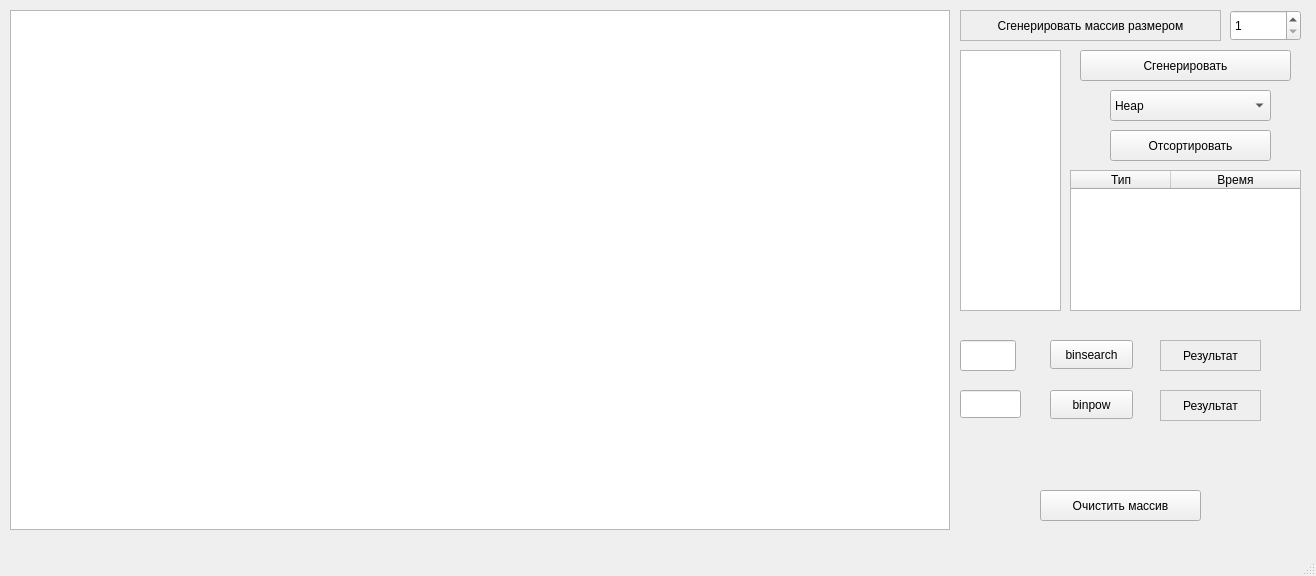
<?xml version="1.0" encoding="UTF-8"?>
<ui version="4.0">
 <class>MainWindow</class>
 <widget class="QMainWindow" name="MainWindow">
  <property name="geometry">
   <rect>
    <x>0</x>
    <y>0</y>
    <width>1316</width>
    <height>576</height>
   </rect>
  </property>
  <property name="windowTitle">
   <string>MainWindow</string>
  </property>
  <widget class="QWidget" name="centralwidget">
   <widget class="QGraphicsView" name="graphicsView">
    <property name="geometry">
     <rect>
      <x>10</x>
      <y>10</y>
      <width>940</width>
      <height>520</height>
     </rect>
    </property>
   </widget>
   <widget class="QLabel" name="label_2">
    <property name="enabled">
     <bool>true</bool>
    </property>
    <property name="geometry">
     <rect>
      <x>960</x>
      <y>10</y>
      <width>261</width>
      <height>31</height>
     </rect>
    </property>
    <property name="frameShape">
     <enum>QFrame::StyledPanel</enum>
    </property>
    <property name="text">
     <string>Сгенерировать массив размером</string>
    </property>
    <property name="alignment">
     <set>Qt::AlignCenter</set>
    </property>
   </widget>
   <widget class="QSpinBox" name="spinBoxCount">
    <property name="geometry">
     <rect>
      <x>1230</x>
      <y>10</y>
      <width>71</width>
      <height>31</height>
     </rect>
    </property>
    <property name="minimum">
     <number>1</number>
    </property>
    <property name="maximum">
     <number>100</number>
    </property>
   </widget>
   <widget class="QPushButton" name="pushButtonRand">
    <property name="geometry">
     <rect>
      <x>1080</x>
      <y>50</y>
      <width>211</width>
      <height>31</height>
     </rect>
    </property>
    <property name="text">
     <string>Сгенерировать</string>
    </property>
   </widget>
   <widget class="QLineEdit" name="InputNum">
    <property name="geometry">
     <rect>
      <x>960</x>
      <y>340</y>
      <width>56</width>
      <height>31</height>
     </rect>
    </property>
   </widget>
   <widget class="QPushButton" name="ClearButton">
    <property name="geometry">
     <rect>
      <x>1040</x>
      <y>490</y>
      <width>161</width>
      <height>31</height>
     </rect>
    </property>
    <property name="text">
     <string>Очистить массив</string>
    </property>
   </widget>
   <widget class="QTableWidget" name="tableWidget">
    <property name="geometry">
     <rect>
      <x>1070</x>
      <y>170</y>
      <width>231</width>
      <height>141</height>
     </rect>
    </property>
    <attribute name="horizontalHeaderStretchLastSection">
     <bool>true</bool>
    </attribute>
    <column>
     <property name="text">
      <string>Тип</string>
     </property>
    </column>
    <column>
     <property name="text">
      <string>Время</string>
     </property>
    </column>
   </widget>
   <widget class="QComboBox" name="comboBox">
    <property name="geometry">
     <rect>
      <x>1110</x>
      <y>90</y>
      <width>161</width>
      <height>31</height>
     </rect>
    </property>
    <item>
     <property name="text">
      <string>Heap</string>
     </property>
    </item>
    <item>
     <property name="text">
      <string>Quick</string>
     </property>
    </item>
    <item>
     <property name="text">
      <string>Merge</string>
     </property>
    </item>
    <item>
     <property name="text">
      <string>Interpolation</string>
     </property>
    </item>
   </widget>
   <widget class="QPushButton" name="SortButton">
    <property name="geometry">
     <rect>
      <x>1110</x>
      <y>130</y>
      <width>161</width>
      <height>31</height>
     </rect>
    </property>
    <property name="text">
     <string>Отсортировать</string>
    </property>
   </widget>
   <widget class="QTextBrowser" name="textBrowser">
    <property name="geometry">
     <rect>
      <x>960</x>
      <y>50</y>
      <width>101</width>
      <height>261</height>
     </rect>
    </property>
    <property name="html">
     <string>&lt;!DOCTYPE HTML PUBLIC &quot;-//W3C//DTD HTML 4.0//EN&quot; &quot;http://www.w3.org/TR/REC-html40/strict.dtd&quot;&gt;
&lt;html&gt;&lt;head&gt;&lt;meta name=&quot;qrichtext&quot; content=&quot;1&quot; /&gt;&lt;meta charset=&quot;utf-8&quot; /&gt;&lt;style type=&quot;text/css&quot;&gt;
p, li { white-space: pre-wrap; }
hr { height: 1px; border-width: 0; }
li.unchecked::marker { content: &quot;\2610&quot;; }
li.checked::marker { content: &quot;\2612&quot;; }
&lt;/style&gt;&lt;/head&gt;&lt;body style=&quot; font-family:'Ubuntu'; font-size:11pt; font-weight:400; font-style:normal;&quot;&gt;
&lt;p style=&quot;-qt-paragraph-type:empty; margin-top:0px; margin-bottom:0px; margin-left:0px; margin-right:0px; -qt-block-indent:0; text-indent:0px; font-family:'Segoe UI'; font-size:9pt;&quot;&gt;&lt;br /&gt;&lt;/p&gt;&lt;/body&gt;&lt;/html&gt;</string>
    </property>
   </widget>
   <widget class="QLabel" name="label_binPow">
    <property name="geometry">
     <rect>
      <x>1160</x>
      <y>390</y>
      <width>101</width>
      <height>31</height>
     </rect>
    </property>
    <property name="frameShape">
     <enum>QFrame::StyledPanel</enum>
    </property>
    <property name="text">
     <string>Результат</string>
    </property>
    <property name="alignment">
     <set>Qt::AlignCenter</set>
    </property>
   </widget>
   <widget class="QLabel" name="label">
    <property name="geometry">
     <rect>
      <x>1160</x>
      <y>340</y>
      <width>101</width>
      <height>31</height>
     </rect>
    </property>
    <property name="frameShape">
     <enum>QFrame::StyledPanel</enum>
    </property>
    <property name="text">
     <string>Результат</string>
    </property>
    <property name="alignment">
     <set>Qt::AlignCenter</set>
    </property>
   </widget>
   <widget class="QPushButton" name="binsearch">
    <property name="geometry">
     <rect>
      <x>1050</x>
      <y>340</y>
      <width>83</width>
      <height>29</height>
     </rect>
    </property>
    <property name="text">
     <string>binsearch</string>
    </property>
   </widget>
   <widget class="QPushButton" name="binpow">
    <property name="geometry">
     <rect>
      <x>1050</x>
      <y>390</y>
      <width>83</width>
      <height>29</height>
     </rect>
    </property>
    <property name="text">
     <string>binpow</string>
    </property>
   </widget>
   <widget class="QLineEdit" name="mod">
    <property name="geometry">
     <rect>
      <x>960</x>
      <y>390</y>
      <width>61</width>
      <height>28</height>
     </rect>
    </property>
   </widget>
  </widget>
  <widget class="QMenuBar" name="menubar">
   <property name="geometry">
    <rect>
     <x>0</x>
     <y>0</y>
     <width>1316</width>
     <height>22</height>
    </rect>
   </property>
  </widget>
  <widget class="QStatusBar" name="statusbar"/>
 </widget>
 <resources/>
 <connections/>
</ui>
